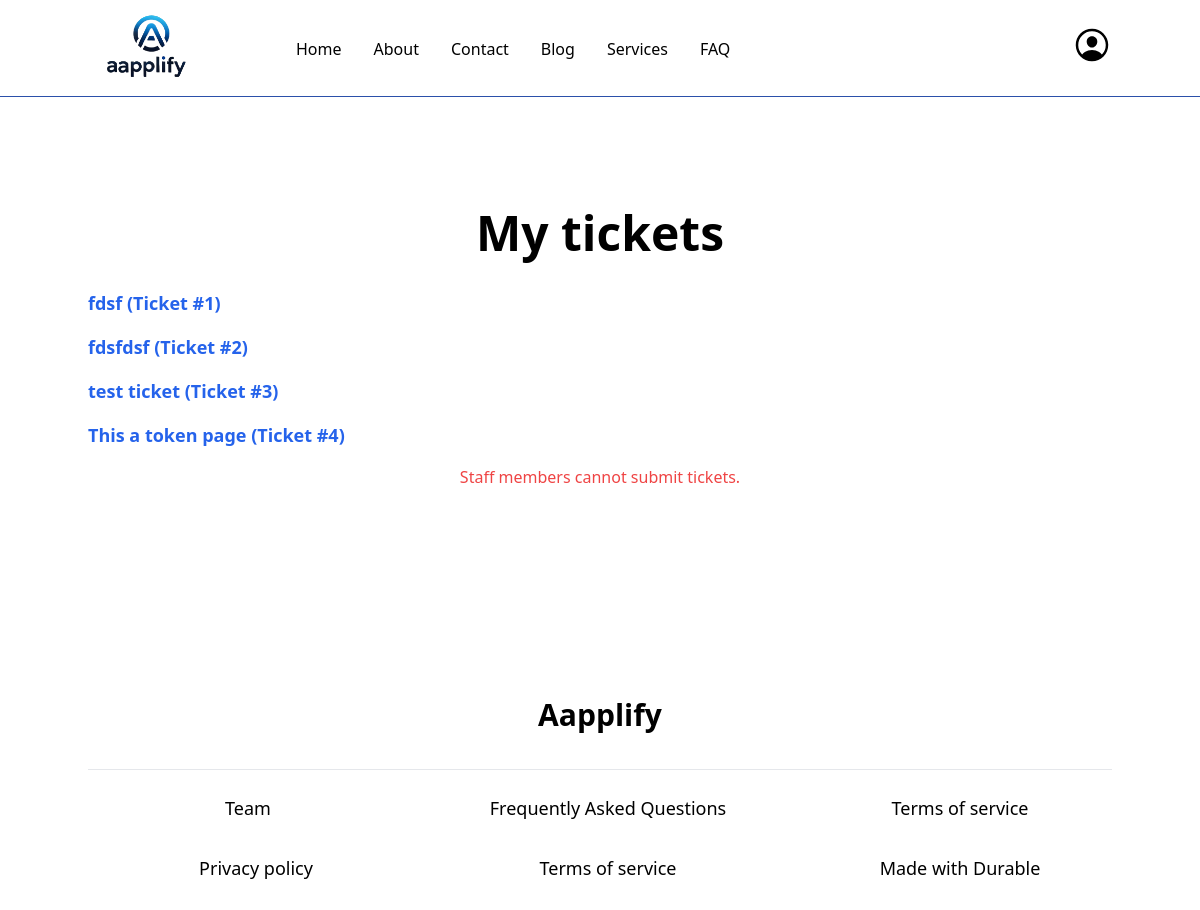
The app's page /token/ (signed in), older data.
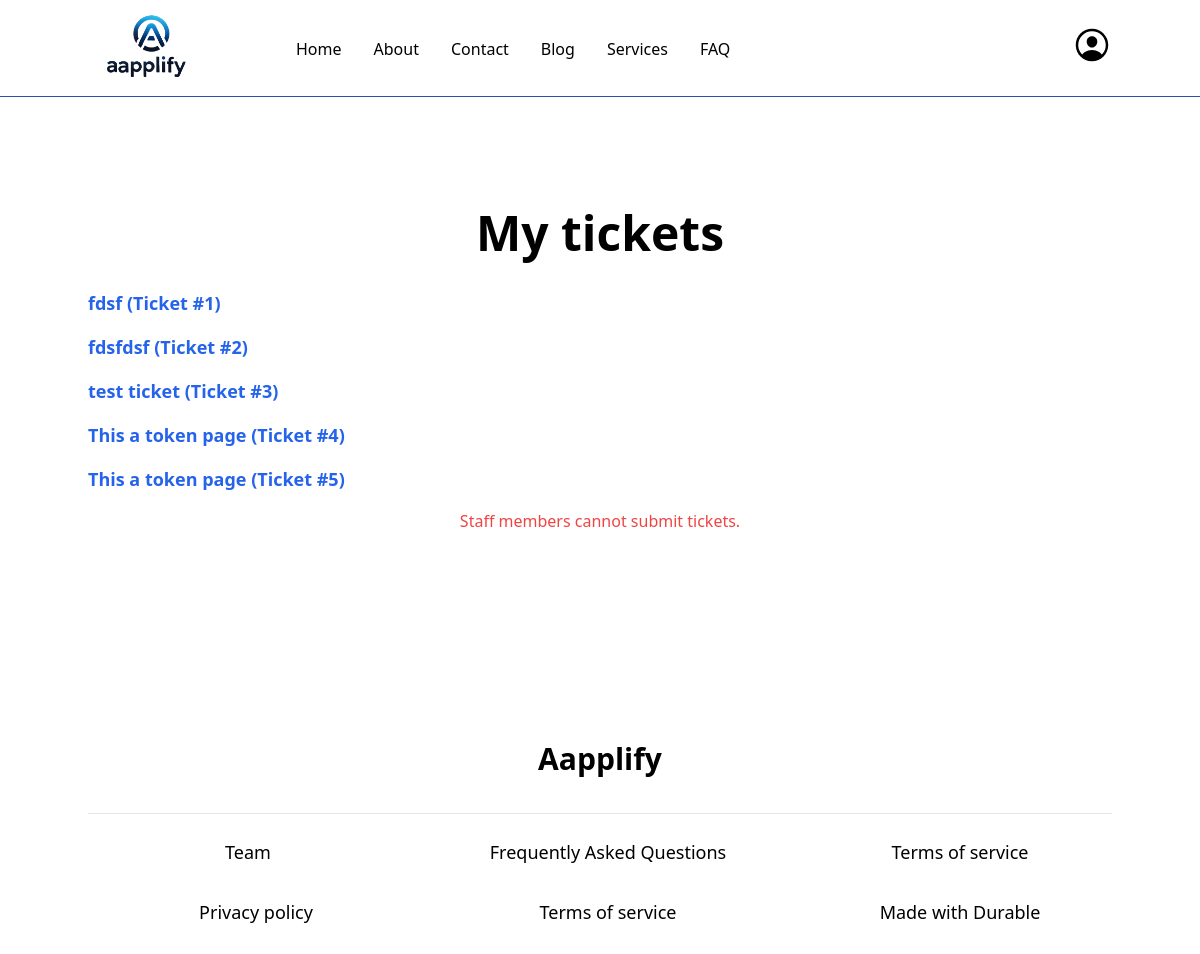
The same page, newer data.
### mainapp/models.py (models this page shows, shortened)
class Ticket(BaseModel):
    subject = models.CharField(_("Subject"), max_length=255)
    staff = models.ForeignKey('authentication.User', on_delete=models.CASCADE, related_name='staffs', null=True, blank=True)
    user = models.ForeignKey('authentication.User', on_delete=models.CASCADE, related_name="users", null=True, blank=True)
    class Meta:
        verbose_name = _("Ticket")
        verbose_name_plural = _("Tickets")

### mainapp/views.py (the view, shortened to what this page needs)
# urls.py: path('token/', TokenView.as_view(), name='main_token'),
class TokenView(View):
    def get(self, request):
        if request.user.is_staff:
            tickets = Ticket.objects.all()
        else:
            tickets = Ticket.objects.filter(user=request.user)
        form = TicketForm()
        return render(request, 'pages/token.html', context={"form": form, "tickets": tickets})

### templates/pages/token.html (shortened to what this page needs)
{% extends "mainbase.html" %}
{% load static %}
{% block content %}
    <section class="py-28 flex flex-col items-center justify-center container">
        <h2 class="text-5xl font-bold text-center mb-8">My tickets</h2>
        <div class="w-full">
            {% if tickets %}
                <ul class="list-none">
                    {% for ticket in tickets %}
                        <li class="mb-4">
                            <a href="{% url 'ticket_detail' ticket.pk %}" class="text-lg font-semibold text-blue-600">
                                {{ ticket.subject }} (Ticket #{{ ticket.pk }})
                            </a>
                        </li>
                    {% endfor %}
                </ul>
            {% else %}
                <p>No tickets found.</p>
            {% endif %}
        </div>
        {% if not request.user.is_staff %}
        <h2 class="text-5xl font-bold text-center mb-8">Submit Ticket</h2>
        <form method="POST" enctype="multipart/form-data" class="container grid gap-5">
            {% csrf_token %}
            {% if form.non_field_errors %}
                <div class="alert alert-danger">
                    {{ form.non_field_errors }}
                </div>
            {% endif %}
            {{ form.as_p }}
            <button class="bg-blue-700 py-4 rounded-md text-xl text-white" type="submit">Submit</button>
        </form>
    {% else %}
        <p class="text-center text-red-500">Staff members cannot submit tickets.</p>
    {% endif %}
    </section>
{% endblock content %}

### templates/mainbase.html (shortened to what this page needs)
{% load static %}
<!DOCTYPE html>
<html lang="en">
  <head>
    <link
      rel="stylesheet"
      href="{% static 'css/navbar.css' %}"
      as="style"
      onload="this.onload=null;this.rel='stylesheet'"
    />
    <link
      rel="stylesheet"
      href="{% static 'css/input.css' %}"
      as="style"
      onload="this.onload=null;this.rel='stylesheet'"
    />
    <link
      rel="stylesheet"
      href="{% static 'css/output.css' %}"
      as="style"
      onload="this.onload=null;this.rel='stylesheet'"
    />
    <link
      rel="stylesheet"
      href="{% static 'css/animation.css' %}"
      as="style"
      onload="this.onload=null;this.rel='stylesheet'"
    />
    <link
      rel="stylesheet"
      href="{% static 'css/gallery.css' %}"
      as="style"
      onload="this.onload=null;this.rel='stylesheet'"
    />
    <link
      rel="stylesheet"
      href="https://cdn.jsdelivr.net/npm/swiper@11/swiper-bundle.min.css"
    />
  </head>
  <body>
    {% include "components/header.html" %}
    {% block content %} {% endblock content %}
    {% include "components/footer.html" %}
    <script src="https://cdn.tailwindcss.com"></script>
  </body>
</html>

### templates/components/header.html (shortened to what this page needs)
{% load static %}
<nav class="border-b border-primary_c sticky top-0 z-50 bg-white">
    <div class="container z-20">
        <div class="flex items-center justify-between h-24">
            <div class="flex items-center justify-center gap-20">
                <a class="logo capitalize text-2xl font-semibold" href="{% url 'main_home' %}">
                    <div class="w-32">
                        <img class="w-full" src="{% static 'assets/images/company_logo/main.png' %}" alt="">
                    </div>
                </a>
                <ul class="lg:flex hidden items-center lg:gap-8 gap-12 text-lg font-medium">
                    <li class="{% if request.resolver_match.url_name == 'main_home' %} active {% endif %}">
                        <a href="{% url 'main_home' %}" class="text-base font-medium capitalize hover:text-primary_c transition-all duration-300">home</a>
                    </li>
                    <li class="{% if request.resolver_match.url_name == 'main_about' %} active {% endif %}">
                        <a href="{% url 'main_about' %}" class="text-base font-medium capitalize hover:text-primary_c transition-all duration-300">about</a>
                    </li>
                    <li class="{% if request.resolver_match.url_name == 'main_contact' %} active {% endif %}">
                        <a href="{% url 'main_contact' %}" class="text-base font-medium capitalize hover:text-primary_c transition-all duration-300">contact</a>
                    </li>
                    <li class="{% if request.resolver_match.url_name == 'main_blog' %} active {% endif %}">
                        <a href="{% url 'main_blog' %}" class="text-base font-medium capitalize hover:text-primary_c transition-all duration-300">blog</a>
                    </li>
                    <li class="{% if request.resolver_match.url_name == 'main_services' %} active {% endif %}">
                        <a href="{% url 'main_services' %}" class="text-base font-medium capitalize hover:text-primary_c transition-all duration-300">services</a>
                    </li>
                    <li class="{% if request.resolver_match.url_name == 'main_faq' %} active {% endif %}">
                        <a href="{% url 'main_faq' %}" class="text-base font-medium capitalize hover:text-primary_c transition-all duration-300">FAQ</a>
                    </li>
                </ul>
            </div>
            <div class="lg:flex items-center gap-5 hidden">
            {% if user.is_authenticated %}
                <div class="flex gap-8 items-center justify-center">
                    <div class="relative inline-block text-left">
                        <div>
                          <button type="button" class="inline-flex justify-center gap-x-1.5 text-sm font-semibold text-gray-900 hover:bg-gray-50 w-10" id="menu-button" aria-expanded="true" aria-haspopup="true">
                            {% if user.username %}
                              <p class="font-bold capitalize text-blue-500 text-xl">{{ user.username }}</p>
                            {% else %}
                              <img src="{% static 'assets/icons/profile.svg' %}" alt="">
                            {% endif %}
                          </button>
                        </div>
                      </div>
                </div>
                </div>
            {% else %}
                <a href="{% url 'auth_login' %}" class="border-2 border-black py-3 px-6 rounded-lg">login</a>
                <a href="{% url 'auth_register' %}" class="bg-blue-800 rounded-lg text-white py-3 px-6">Register</a>
            {% endif %}
            </div>
        </div>
</nav>

### templates/components/footer.html
<section>
    <footer class="text-black py-24">
        <div class="container mx-auto text-center flex flex-col gap-5">
            <p class="text-3xl font-bold">Aapplify</p>
            <ul class="grid xl:grid-cols-6 lg:grid-cols-3 grid-cols-2 gap-8 space-x-4 mt-4 pt-6 text-lg border-t">
                <li><a href="#" class="hover:text-blue-600">Team</a></li>
                <li><a href="#" class="hover:text-blue-600">Frequently Asked Questions</a></li>
                <li><a href="#" class="hover:text-blue-600">Terms of service</a></li>
                <li><a href="#" class="hover:text-blue-600">Privacy policy</a></li>
                <li><a href="#" class="hover:text-blue-600">Terms of service</a></li>
                <li><a href="#" class="hover:text-blue-600">Made with Durable</a></li>
            </ul>
        </div>
    </footer>
</section>

### static/css/navbar.css (style rules this page uses)
.container { max-width: 1920px; margin: auto; }
@media screen and (max-width: 1400px) { .container { max-width: 1120px; } }
@media screen and (max-width: 1200px) { .container { max-width: 940px; } }
*,html { margin: 0; padding: 0; box-sizing: border-box; }

Row changes from the older to the newer data that the page shows:
added Ticket: subject "This a token page", pk "5"
